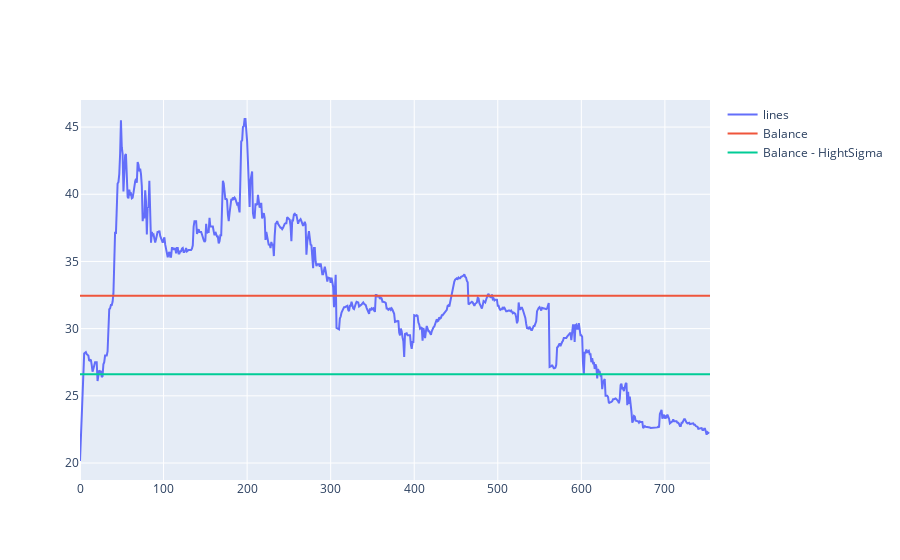

Notebook cell for this chart:
### Markdown cell above
# SSB CO THE XEM XET

Ngân hàng Thương mại cổ phần Đông Nam Á

### Code cell
SSB = pd.read_csv('data/2024-03-28_SSB.csv')[::-1].reset_index(drop=True)

fig_ssb = go.Figure()

fig_ssb.add_trace(go.Scatter(y=SSB['VND'],
                    mode='lines',
                    name='lines'))

fig_ssb.add_trace(go.Scatter(x=[0, len(SSB)], y=[32.44, 32.44],
                    mode='lines',
                    name='Balance'))

fig_ssb.add_trace(go.Scatter(x=[0, len(SSB)], y=[26.61, 26.61],
                    mode='lines',
                    name='Balance - HightSigma'))

fig_ssb.show()

### Figure 1 — Plotly figure (JSON) as saved in the notebook; plotly's stock layout.template omitted (floating-point values rounded to 4 significant figures; data arrays with more than 128 entries replaced by an {"elided": "..."} marker saying what was removed)
{"data": [{"mode": "lines", "name": "lines", "type": "scatter", "y": {"elided": "754 float values"}}, {"mode": "lines", "name": "Balance", "type": "scatter", "x": [0, 754], "y": [32.44, 32.44]}, {"mode": "lines", "name": "Balance - HightSigma", "type": "scatter", "x": [0, 754], "y": [26.61, 26.61]}], "layout": {}}
